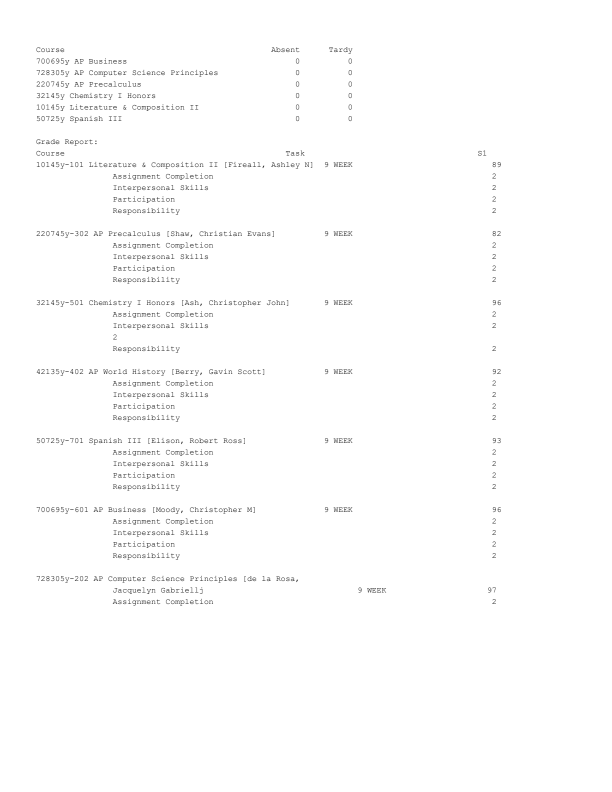
#> input picture data/samples/grade_report.png, 1224 x 1584 px (shown at 1/2 size)
$ python -i deskew.py   (imports and definitions only)
#> lines starting #> are read from the running program, lines starting #| are printed output that depends on the picture; after the words box and inside, x2 and y2 are one past the last pixel; in counts of white or black regions, pixels touching at a corner belong together
#> further down, picture is the input picture: PIL image 1224x1584 L; min 0, max 255, mean 252.8
"""Remove the rotation a photograph gives a printed page before recognition.

A recogniser groups characters into lines. When the page is tilted even a little,
a row's characters sit at different heights, the detector splits the line, and
the header can merge with the first course row — the parser then sees a table it
cannot map and recovers no rows at all. Rotation is cheap to undo and does not
change any character: the page is turned back, not filtered, so the pixels the
recogniser reads are still the page's own (interpolated) pixels.

The angle is estimated from the text itself, with a projection profile: a page
whose lines are horizontal concentrates its ink into narrow bands, so the row
sums of an ink mask are sharply peaked. Rotating the mask through a coarse then
fine range and keeping the angle with the sharpest profile recovers the tilt.

This runs before OCR, not after: it changes what the recogniser is given, and the
recognition, boxes and cell verification all describe the corrected image.
"""
from __future__ import annotations

from typing import Any

# More than this is a photo of a page lying at an angle, not a hand-held capture;
# the detector loses the page's structure long before it, and rotating further
# would only crop more of it.
SEARCH_LIMIT = 8.0
COARSE_STEP = 2.0
FINE_STEP = 0.25
# The angle is a property of the layout, so a small copy is enough to measure it.
SAMPLE_LONG_SIDE = 500
# Text is darker than the paper around it, measured against a local median so a
# gradient or a dark desk does not turn the background into "ink".
INK_DELTA = 20
MIN_INK_FRACTION = 0.001
MAX_INK_FRACTION = 0.35
# A correction smaller than this is measurement noise, not a tilted page.
MIN_CORRECTION = 0.5
# The aligned profile must be clearly sharper than the unrotated one, otherwise
# the page is either straight or has no text lines to align.
MIN_GAIN = 1.05


def _median_size(width: int, height: int) -> int:
    size = min(15, width, height)
    if size % 2 == 0:
        size -= 1
    return max(3, size)


def _ink_mask(image: Any) -> Any:
    """The page's text as a binary mask, robust to lighting and background."""
    import numpy as np
    from PIL import Image, ImageFilter

    gray = image.convert("L")
    width, height = gray.size
    longest = max(width, height)
    if longest <= 0:
        return None
    if longest > SAMPLE_LONG_SIDE:
        scale = SAMPLE_LONG_SIDE / longest
        gray = gray.resize((max(1, round(width * scale)), max(1, round(height * scale))),
                           Image.BILINEAR)
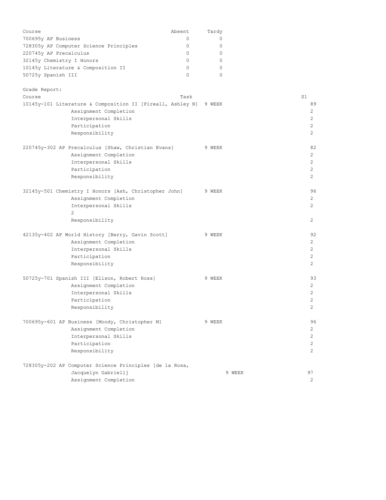
#> gray: PIL image 386x500 L; min 160, max 255, mean 252.8
    if min(gray.size) < 9:
        return None
    pixels = np.asarray(gray)
    paper = np.asarray(gray.filter(ImageFilter.MedianFilter(size=_median_size(*gray.size))))
    ink = pixels.astype(np.int16) < (paper.astype(np.int16) - INK_DELTA)
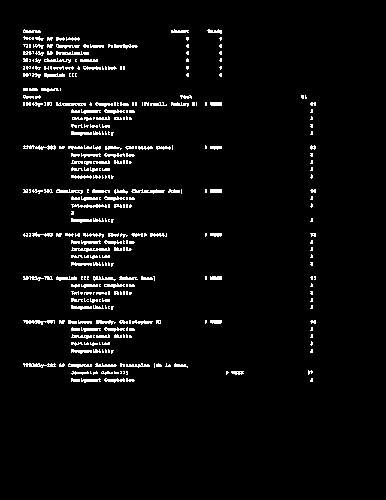
#> ink: shape (500, 386) bool; 4.1% white in thin lines or dots, all inside (x1, y1, x2, y2) = (23, 29, 316, 383)
    fraction = float(ink.mean())
#> fraction = 0.0413
    if not MIN_INK_FRACTION <= fraction <= MAX_INK_FRACTION:
        return None
    return Image.fromarray((ink * 255).astype(np.uint8))


def _profile_sharpness(mask: Any, angle: float) -> float:
    """How tightly the ink is packed into rows after rotating the mask by `angle`."""
#> called with angle = 0
    import numpy as np
    from PIL import Image

    rotated = mask.rotate(angle, resample=Image.NEAREST, expand=True, fillcolor=0)
    width, height = mask.size
    left = (rotated.width - width) // 2
    top = (rotated.height - height) // 2
    # The same central window at every angle, so blank border rows added by the
    # expansion cannot make a rotation look sharper than it is.
    window = rotated.crop((left, top, left + width, top + height))
    profile = np.asarray(window, dtype=np.float32).sum(axis=1)
#> profile = 500 values, max 35955 at index 103, min 0 at index 0, mean 4066.2
    return float(profile.var())


def estimate_skew(image: Any, *, limit: float = SEARCH_LIMIT) -> float:
    """The rotation (in degrees) that would straighten this page, or 0.0."""
    import numpy as np

    mask = _ink_mask(image)
    if mask is None:
        return 0.0
    straight = _profile_sharpness(mask, 0.0)
#> straight = 56327196
    coarse_angles = np.arange(-limit, limit + COARSE_STEP / 2, COARSE_STEP)
    coarse = [(float(angle), _profile_sharpness(mask, float(angle)))
              for angle in coarse_angles]
#> in _profile_sharpness (call 10), `rotated = mask.rotate(angle, resample=Image.NEAREST, expand=True, fill..`:
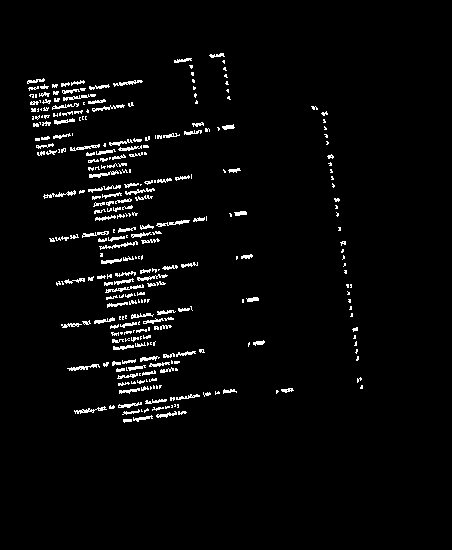
#> rotated: PIL image 452x550 L; 3.2% white in thin lines or dots, all inside (x1, y1, x2, y2) = (27, 53, 363, 423)
#> in _profile_sharpness (call 10), `profile = np.asarray(window, dtype=np.float32).sum(axis=1)`: profile = 500 values, max 11985 at index 365, min 0 at index 0, mean 4048.9
#> coarse = [(-8, 10613354), (-6, 12038835), (-4, 16907872), (-2, 25333968), (0, 56327196), (2, 26847864), (4, 15139452), (6, 12871133), (8, 10670545)]
    best_angle, best_score = max(coarse, key=lambda pair: pair[1])
#> best_angle = 0; best_score = 56327196
    fine_angles = np.arange(best_angle - COARSE_STEP,
                            best_angle + COARSE_STEP + FINE_STEP / 2, FINE_STEP)
    fine = [(float(angle), _profile_sharpness(mask, float(angle)))
            for angle in fine_angles]
#> in _profile_sharpness (call 23), `window = rotated.crop((left, top, left + width, top + height))`:
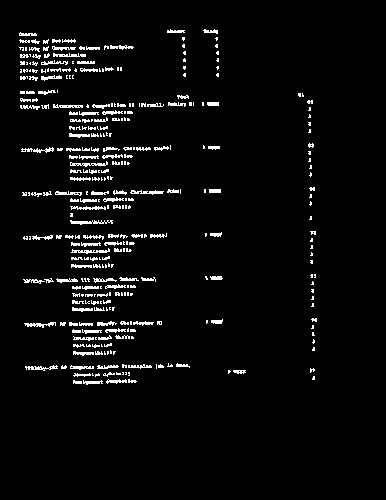
#> window: PIL image 386x500 L; 4.1% white in thin lines or dots, all inside (x1, y1, x2, y2) = (19, 29, 317, 385)
#> in _profile_sharpness (call 23), `profile = np.asarray(window, dtype=np.float32).sum(axis=1)`: profile = 500 values, max 32895 at index 105, min 0 at index 0, mean 4063.7
#> in _profile_sharpness (call 24), `window = rotated.crop((left, top, left + width, top + height))`:
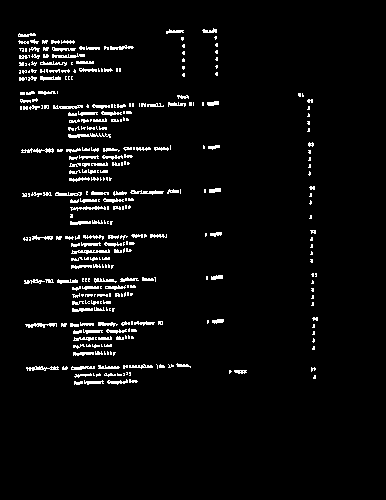
#> window: PIL image 386x500 L; 4.1% white in thin lines or dots, all inside (x1, y1, x2, y2) = (18, 28, 318, 385)
#> in _profile_sharpness (call 24), `profile = np.asarray(window, dtype=np.float32).sum(axis=1)`: profile = 500 values, max 28815 at index 367, min 0 at index 0, mean 4068.8
#> in _profile_sharpness (call 25), `window = rotated.crop((left, top, left + width, top + height))`:
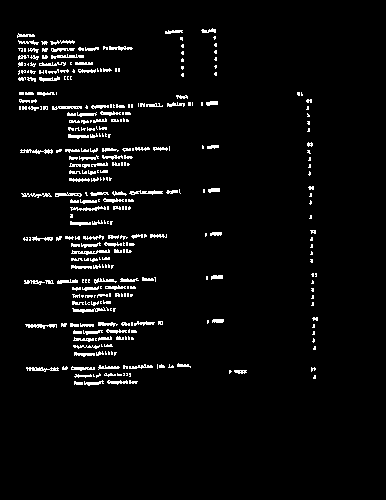
#> window: PIL image 386x500 L; 4.1% white in thin lines or dots, all inside (x1, y1, x2, y2) = (17, 28, 318, 386)
#> in _profile_sharpness (call 25), `profile = np.asarray(window, dtype=np.float32).sum(axis=1)`: profile = 500 values, max 27795 at index 193, min 0 at index 0, mean 4064.7
#> in _profile_sharpness (call 26), `rotated = mask.rotate(angle, resample=Image.NEAREST, expand=True, fill..`:
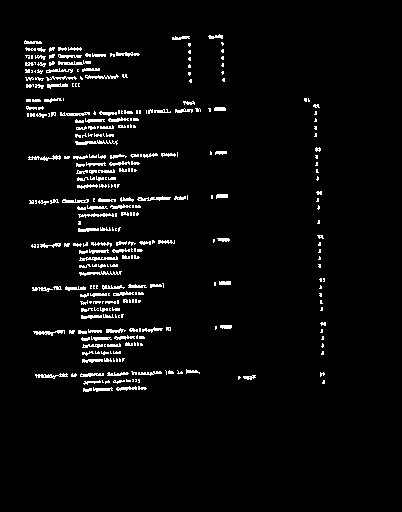
#> rotated: PIL image 402x512 L; 3.9% white in thin lines or dots, all inside (x1, y1, x2, y2) = (24, 34, 326, 392)
#> in _profile_sharpness (call 26), `profile = np.asarray(window, dtype=np.float32).sum(axis=1)`: profile = 500 values, max 23205 at index 368, min 0 at index 0, mean 4065.7
#> fine = 17 items, first 6: (-2, 25333968), (-1.75, 26950202), (-1.5, 29674316), (-1.25, 31945134), (-1, 36302380), (-0.75, 41674488)
    best_angle, best_score = max(fine, key=lambda pair: pair[1])
    if best_score <= straight * MIN_GAIN or abs(best_angle) < MIN_CORRECTION:
        return 0.0
    return round(best_angle, 2)


# [7 lines left out: function rotate_page, not called in this run]


def deskew_image(image: Any, *, limit: float = SEARCH_LIMIT) -> tuple[Any, float]:
    """Straighten a photographed page; returns the image and the applied angle."""
    angle = estimate_skew(image, limit=limit)
#> angle = 0
    if not angle:
        return image, 0.0
    return rotate_page(image, angle), angle

>>> from PIL import Image
>>> picture = Image.open('../data/samples/grade_report.png')
>>> result = deskew_image(picture)

$ run again, on data/samples/transcript_term_marks.png
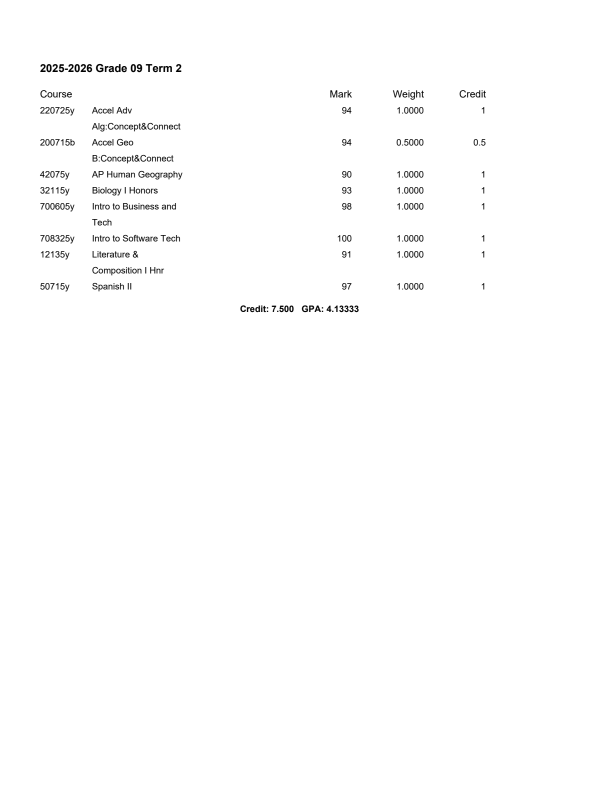
#> input picture data/samples/transcript_term_marks.png, 1224 x 1584 px (shown at 1/2 size)
#> picture is the input picture: PIL image 1224x1584 L; min 0, max 255, mean 253
#> in _ink_mask, `ink = pixels.astype(np.int16) < (paper.astype(np.int16) - INK_DELTA)`:
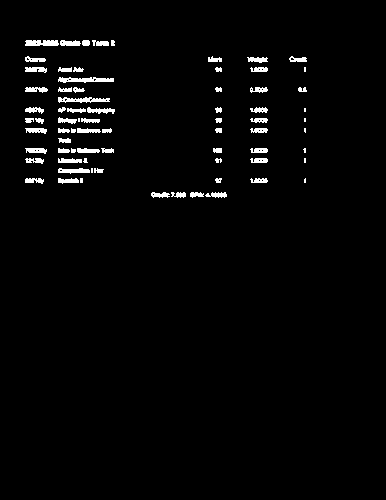
#> ink: shape (500, 386) bool; 2.3% white; 74 white regions (11 under 20 px), largest, box (x1, y1, x2, y2) and area: (58, 77, 114, 83) 226, (58, 97, 110, 103) 200, (25, 40, 59, 46) 182
#> fraction = 0.0233
#> profile = 500 values, max 25245 at index 109, min 0 at index 0, mean 2290.9
#> straight = 33898556
#> rotated: PIL image 452x550 L; 1.8% white; 69 white regions (10 under 20 px), largest, box (x1, y1, x2, y2) and area: (116, 85, 172, 98) 225, (113, 105, 165, 117) 202, (88, 44, 122, 54) 182
#> window: PIL image 386x500 L; 2.3% white; 69 white regions (10 under 20 px), largest, box (x1, y1, x2, y2) and area: (83, 60, 139, 73) 225, (80, 80, 132, 92) 202, (55, 19, 89, 29) 182
#> rotated: PIL image 438x538 L; 1.9% white; 71 white regions (11 under 20 px), largest, box (x1, y1, x2, y2) and area: (102, 83, 158, 94) 226, (100, 103, 152, 113) 201, (73, 43, 107, 52) 183
#> window: PIL image 386x500 L; 2.3% white; 71 white regions (11 under 20 px), largest, box (x1, y1, x2, y2) and area: (76, 64, 132, 75) 226, (74, 84, 126, 94) 201, (47, 24, 81, 33) 183
#> rotated: PIL image 420x526 L; 2% white; 71 white regions (11 under 20 px), largest, box (x1, y1, x2, y2) and area: (87, 81, 143, 90) 226, (86, 101, 138, 110) 201, (57, 42, 91, 50) 182
#> window: PIL image 386x500 L; 2.3% white; 71 white regions (11 under 20 px), largest, box (x1, y1, x2, y2) and area: (70, 68, 126, 77) 226, (69, 88, 121, 97) 201, (40, 29, 74, 37) 182
#> rotated: PIL image 404x514 L; 2.2% white; 73 white regions (11 under 20 px), largest, box (x1, y1, x2, y2) and area: (73, 79, 129, 86) 226, (72, 99, 124, 107) 200, (41, 41, 75, 48) 182
#> window: PIL image 386x500 L; 2.3% white; 73 white regions (11 under 20 px), largest, box (x1, y1, x2, y2) and area: (64, 72, 120, 79) 226, (63, 92, 115, 100) 200, (32, 34, 66, 41) 182
#> rotated: PIL image 404x514 L; 2.2% white; 71 white regions (10 under 20 px), largest, box (x1, y1, x2, y2) and area: (61, 88, 117, 95) 226, (62, 108, 114, 115) 201, (27, 52, 61, 59) 182
#> window: PIL image 386x500 L; 2.3% white; 71 white regions (10 under 20 px), largest, box (x1, y1, x2, y2) and area: (52, 81, 108, 88) 226, (53, 101, 105, 108) 201, (18, 45, 52, 52) 182
#> rotated: PIL image 420x526 L; 2% white; 72 white regions (11 under 20 px), largest, box (x1, y1, x2, y2) and area: (63, 97, 119, 105) 225, (65, 117, 117, 126) 200, (28, 63, 62, 71) 182
#> window: PIL image 386x500 L; 2.3% white; 72 white regions (11 under 20 px), largest, box (x1, y1, x2, y2) and area: (46, 84, 102, 92) 225, (48, 104, 100, 113) 200, (11, 50, 45, 58) 182
#> rotated: PIL image 438x538 L; 1.9% white; 73 white regions (10 under 20 px), largest, box (x1, y1, x2, y2) and area: (67, 106, 123, 116) 225, (69, 127, 121, 137) 200, (30, 74, 64, 84) 181
#> window: PIL image 386x500 L; 2.3% white; 73 white regions (10 under 20 px), largest, box (x1, y1, x2, y2) and area: (41, 87, 97, 97) 225, (43, 108, 95, 118) 200, (4, 55, 38, 65) 181
#> rotated: PIL image 452x550 L; 1.8% white; 68 white regions (10 under 20 px), largest, box (x1, y1, x2, y2) and area: (31, 83, 86, 96) 284, (69, 116, 124, 128) 225, (71, 136, 123, 148) 199
#> window: PIL image 386x500 L; 2.3% white; 68 white regions (10 under 20 px), largest, box (x1, y1, x2, y2) and area: (0, 58, 53, 71) 274, (36, 91, 91, 103) 225, (38, 111, 90, 123) 199
#> coarse = [(-8, 13788672), (-6, 14752201), (-4, 16961892), (-2, 19304346), (0, 33898556), (2, 20321468), (4, 19679650), (6, 16826102), (8, 13813305)]
#> best_angle = 0; best_score = 33898556
#> rotated: PIL image 402x512 L; 2.2% white; 73 white regions (10 under 20 px), largest, box (x1, y1, x2, y2) and area: (71, 79, 127, 86) 226, (71, 99, 123, 106) 200, (39, 41, 73, 48) 182
#> window: PIL image 386x500 L; 2.3% white; 73 white regions (10 under 20 px), largest, box (x1, y1, x2, y2) and area: (63, 73, 119, 80) 226, (63, 93, 115, 100) 200, (31, 35, 65, 42) 182
#> rotated: PIL image 400x510 L; 2.2% white; 75 white regions (12 under 20 px), largest, box (x1, y1, x2, y2) and area: (69, 79, 126, 85) 226, (69, 99, 121, 105) 201, (37, 41, 71, 48) 181
#> window: PIL image 386x500 L; 2.3% white; 75 white regions (12 under 20 px), largest, box (x1, y1, x2, y2) and area: (62, 74, 119, 80) 226, (62, 94, 114, 100) 201, (30, 36, 64, 43) 181
#> rotated: PIL image 398x510 L; 2.2% white; 73 white regions (10 under 20 px), largest, box (x1, y1, x2, y2) and area: (68, 79, 124, 86) 226, (67, 99, 119, 106) 200, (36, 41, 70, 48) 181
#> window: PIL image 386x500 L; 2.3% white; 73 white regions (10 under 20 px), largest, box (x1, y1, x2, y2) and area: (62, 74, 118, 81) 226, (61, 94, 113, 101) 200, (30, 36, 64, 43) 181
#> rotated: PIL image 396x508 L; 2.2% white; 74 white regions (11 under 20 px), largest, box (x1, y1, x2, y2) and area: (66, 79, 122, 85) 226, (66, 99, 118, 105) 200, (34, 41, 68, 48) 182
#> window: PIL image 386x500 L; 2.3% white; 74 white regions (11 under 20 px), largest, box (x1, y1, x2, y2) and area: (61, 75, 117, 81) 226, (61, 95, 113, 101) 200, (29, 37, 63, 44) 182
#> rotated: PIL image 394x506 L; 2.3% white; 74 white regions (11 under 20 px), largest, box (x1, y1, x2, y2) and area: (64, 78, 120, 85) 226, (64, 98, 116, 105) 200, (32, 41, 66, 47) 182
#> window: PIL image 386x500 L; 2.3% white; 74 white regions (11 under 20 px), largest, box (x1, y1, x2, y2) and area: (60, 75, 116, 82) 226, (60, 95, 112, 102) 200, (28, 38, 62, 44) 182
#> rotated: PIL image 392x504 L; 2.3% white; 74 white regions (11 under 20 px), largest, box (x1, y1, x2, y2) and area: (62, 78, 119, 84) 227, (62, 98, 114, 104) 200, (30, 41, 64, 47) 182
#> window: PIL image 386x500 L; 2.3% white; 74 white regions (11 under 20 px), largest, box (x1, y1, x2, y2) and area: (59, 76, 116, 82) 227, (59, 96, 111, 102) 200, (27, 39, 61, 45) 182
#> rotated: PIL image 390x502 L; 2.3% white; 74 white regions (11 under 20 px), largest, box (x1, y1, x2, y2) and area: (61, 77, 117, 84) 226, (61, 97, 113, 104) 200, (28, 40, 62, 46) 182
#> window: PIL image 386x500 L; 2.3% white; 74 white regions (11 under 20 px), largest, box (x1, y1, x2, y2) and area: (59, 76, 115, 83) 226, (59, 96, 111, 103) 200, (26, 39, 60, 45) 182
#> rotated: PIL image 390x502 L; 2.3% white; 74 white regions (11 under 20 px), largest, box (x1, y1, x2, y2) and area: (59, 78, 115, 85) 226, (59, 98, 111, 105) 200, (26, 42, 60, 48) 182
#> window: PIL image 386x500 L; 2.3% white; 74 white regions (11 under 20 px), largest, box (x1, y1, x2, y2) and area: (57, 77, 113, 84) 226, (57, 97, 109, 104) 200, (24, 41, 58, 47) 182
#> rotated: PIL image 392x504 L; 2.3% white; 74 white regions (11 under 20 px), largest, box (x1, y1, x2, y2) and area: (60, 80, 116, 86) 226, (60, 100, 112, 106) 200, (26, 43, 60, 49) 182
#> window: PIL image 386x500 L; 2.3% white; 74 white regions (11 under 20 px), largest, box (x1, y1, x2, y2) and area: (57, 78, 113, 84) 226, (57, 98, 109, 104) 200, (23, 41, 57, 47) 182
#> rotated: PIL image 394x506 L; 2.3% white; 74 white regions (11 under 20 px), largest, box (x1, y1, x2, y2) and area: (60, 81, 116, 88) 226, (60, 101, 112, 108) 200, (26, 45, 60, 51) 182
#> window: PIL image 386x500 L; 2.3% white; 74 white regions (11 under 20 px), largest, box (x1, y1, x2, y2) and area: (56, 78, 112, 85) 226, (56, 98, 108, 105) 200, (22, 42, 56, 48) 182
#> rotated: PIL image 396x508 L; 2.2% white; 74 white regions (11 under 20 px), largest, box (x1, y1, x2, y2) and area: (60, 83, 116, 89) 226, (60, 103, 112, 109) 200, (26, 46, 60, 53) 182
#> window: PIL image 386x500 L; 2.3% white; 74 white regions (11 under 20 px), largest, box (x1, y1, x2, y2) and area: (55, 79, 111, 85) 226, (55, 99, 107, 105) 200, (21, 42, 55, 49) 182
#> rotated: PIL image 398x510 L; 2.2% white; 73 white regions (11 under 20 px), largest, box (x1, y1, x2, y2) and area: (60, 84, 116, 91) 226, (61, 104, 113, 111) 200, (26, 48, 61, 55) 182
#> window: PIL image 386x500 L; 2.3% white; 73 white regions (11 under 20 px), largest, box (x1, y1, x2, y2) and area: (54, 79, 110, 86) 226, (55, 99, 107, 106) 200, (20, 43, 55, 50) 182
#> rotated: PIL image 400x510 L; 2.2% white; 74 white regions (11 under 20 px), largest, box (x1, y1, x2, y2) and area: (61, 85, 117, 91) 226, (61, 105, 113, 112) 201, (27, 49, 61, 55) 182
#> window: PIL image 386x500 L; 2.3% white; 74 white regions (11 under 20 px), largest, box (x1, y1, x2, y2) and area: (54, 80, 110, 86) 226, (54, 100, 106, 107) 201, (20, 44, 54, 50) 182
#> in _profile_sharpness (call 26), `rotated = mask.rotate(angle, resample=Image.NEAREST, expand=True, fill..`:
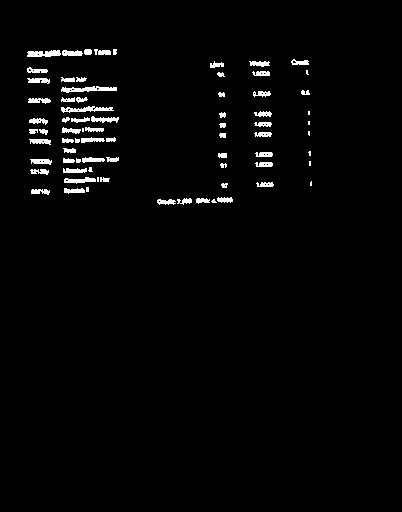
#> rotated: PIL image 402x512 L; 2.2% white; 75 white regions (12 under 20 px), largest, box (x1, y1, x2, y2) and area: (61, 86, 117, 93) 226, (61, 106, 114, 113) 200, (27, 50, 61, 57) 182
#> profile = 500 values, max 20145 at index 47, min 0 at index 0, mean 2291.4
#> fine = 17 items, first 6: (-2, 19304346), (-1.75, 18935922), (-1.5, 19408906), (-1.25, 20844486), (-1, 23701336), (-0.75, 26680002)
#> angle = 0
